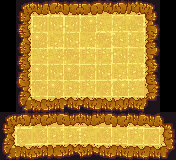

Tiled map render using the project's own tile images. Description and the whole map definition, tile-layer contents included, below:
An orthogonal 11x10 tile map with 16x16 px tiles, 1 tile layer (Ground) and 12 objects (3x SPIKES, 2x SPIKES_DOWN, 2x SWITCH, STAIRS, HERO, ...).

<map version="1.10" tiledversion="1.10.2" orientation="orthogonal" renderorder="right-down" width="11" height="10" tilewidth="16" tileheight="16" infinite="0" nextlayerid="4" nextobjectid="13">
 <properties>
  <property name="DIRECTIONS" value="RRRRRRRRRRRRRRR" />
  <property name="ITEMS" value="SWITCH,SWITCH,SWITCH,DOOR_SWITCHED,DOOR_SWITCHED_OPEN,SQUID_UP,SQUID_UP,SQUID_DOWN,SQUID_DOWN" />
  <property name="NAME" value="DO I HAVE TO DO EVERYTHING?" />
 </properties>
 <tileset firstgid="1" source="../level16.tsx" />
 <layer id="1" name="Ground" width="11" height="10">
  <data encoding="csv">
0,1,4,3221225492,7,2147483655,3,1073741844,1073741850,2147483649,0,
0,37,2147483659,11,2147483659,2147483665,3221225486,3221225484,1073741839,3221225518,0,
0,10,17,1073741836,11,1073741838,15,3221225485,3221225485,3221225509,0,
0,37,14,14,15,12,12,3221225483,3221225486,2147483694,0,
0,37,17,11,17,16,11,1073741836,1073741837,3221225509,0,
0,46,15,17,13,12,16,2147483665,2147483662,1073741862,0,
0,19,23,24,21,21,22,26,25,1073741833,0,
1,1073741844,2147483651,1073741847,1073741846,1073741848,1073741847,7,3221225494,4,9,
10,2147483664,1073741840,1073741837,1073741837,3221225486,1073741840,1073741836,12,16,18,
19,2147483672,2147483673,1073741831,1073741832,1073741829,21,1073741826,22,22,27
</data>
 </layer>
 <objectgroup id="2" name="Puzzle">
  <object id="1" name="STAIRS" x="151.602" y="138.188">
   <point />
  </object>
  <object id="2" name="HERO" x="22.019" y="137.682">
   <point />
  </object>
  <object id="3" name="SPIKES" x="118.7" y="140.213">
   <point />
  </object>
  <object id="4" name="SPIKES" x="103.008" y="142.744">
   <point />
  </object>
  <object id="5" name="DOOR_SWITCHED_OPEN" x="55.9333" y="139.2">
   <point />
  </object>
  <object id="6" name="SPIKES" x="39.9885" y="137.429">
   <point />
  </object>
  <object id="7" name="SPIKES_DOWN" x="71.625" y="141.984">
   <point />
  </object>
  <object id="8" name="DOOR_SWITCHED" x="88.8352" y="134.645">
   <point />
  </object>
  <object id="9" name="SPIKES_DOWN" x="135.404" y="141.984">
   <point />
  </object>
 </objectgroup>
 <objectgroup id="3" name="Solution">
  <object id="10" name="SQUID_UP" x="38.2908" y="43.7936">
   <point />
  </object>
  <object id="11" name="SWITCH" x="39.8958" y="26.8265">
   <point />
  </object>
  <object id="12" name="SWITCH" x="41.0422" y="85.9823">
   <point />
  </object>
 </objectgroup>
</map>
